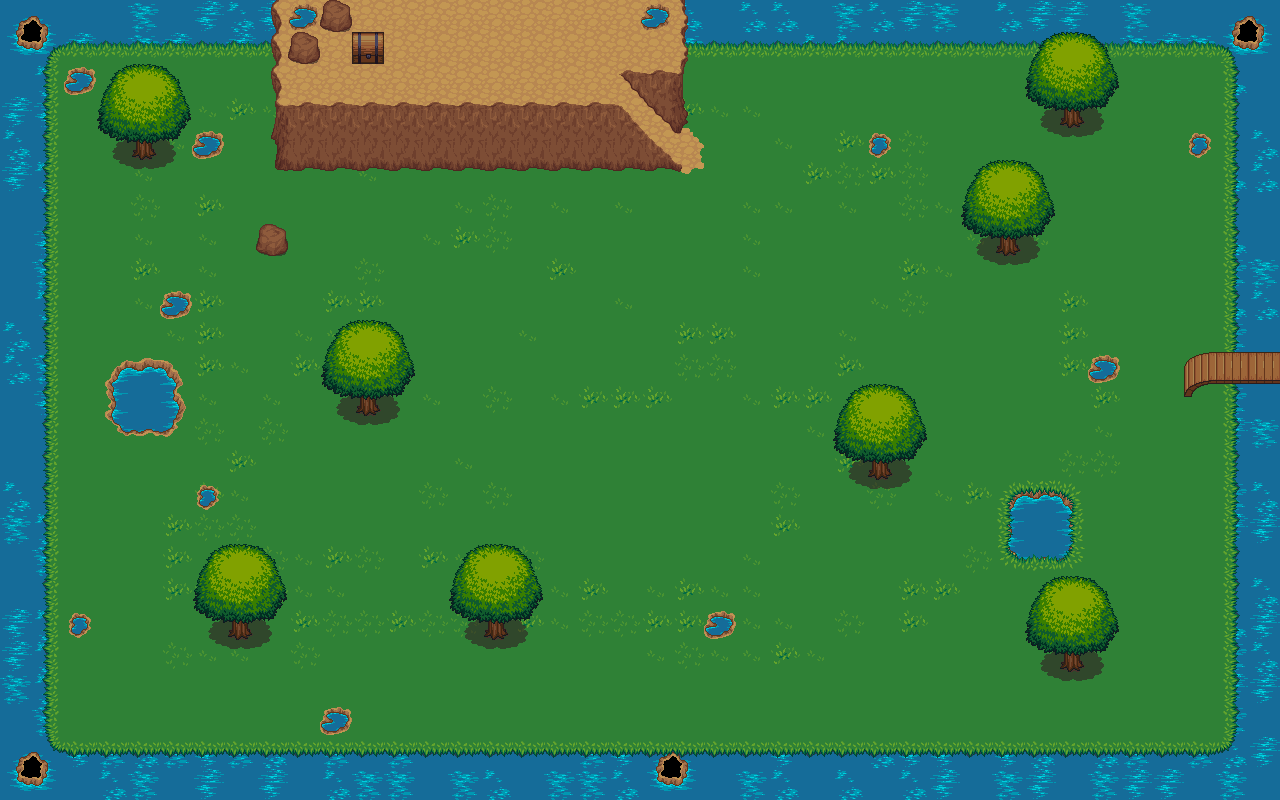

Below is a game level as drawn by its tile map, then a one-line description and the .tmx that defines it (tile-layer data replaced by summaries):
An orthogonal 40x25 tile map with 32x32 px tiles, 6 tile layers (eau, sol, background, background_2, ...), 1 hidden layer not drawn, 2 tilesets and 2 objects (changementMap, escalierGauche).

<map version="1.4" tiledversion="1.4.3" orientation="orthogonal" renderorder="right-down" compressionlevel="0" width="40" height="25" tilewidth="32" tileheight="32" infinite="0" nextlayerid="9" nextobjectid="4">
 <properties>
  <property name="nbMob" type="int" value="10" />
  <property name="niveau" type="int" value="20" />
 </properties>
 <tileset firstgid="1" source="tile_base_out_atlas.tsx" />
 <tileset firstgid="1025" source="tile_colision.tsx" />
 <layer id="1" name="eau" width="40" height="25">
  <data>[1000 cells, 1000 non-empty, 9 distinct tile ids]</data>
 </layer>
 <layer id="3" name="sol" width="40" height="25">
  <data>[1000 cells, 874 non-empty, 13 distinct tile ids]</data>
 </layer>
 <layer id="4" name="background" width="40" height="25">
  <data>[1000 cells, 165 non-empty, 51 distinct tile ids]</data>
 </layer>
 <layer id="5" name="background_2" width="40" height="25">
  <data>[1000 cells, 7 non-empty, 3 distinct tile ids]</data>
 </layer>
 <layer id="6" name="foreground" width="40" height="25">
  <data>[1000 cells, 0 non-empty, 0 distinct tile ids]</data>
 </layer>
 <layer id="7" name="foreground_2" width="40" height="25">
  <data>[1000 cells, 72 non-empty, 9 distinct tile ids]</data>
 </layer>
 <layer id="8" name="logique" width="40" height="25" visible="0">
  <data>[1000 cells, 303 non-empty, 8 distinct tile ids]</data>
 </layer>
 <objectgroup id="2" name="trigger" width="1" height="1">
  <object id="2" type="changementMap" x="1242" y="321" width="35" height="93">
   <properties>
    <property name="destiMap" value="map_desert.tmx" />
    <property name="destiX" type="int" value="45" />
    <property name="destiY" type="int" value="300" />
   </properties>
  </object>
  <object id="3" type="escalierGauche" x="604" y="64" width="74" height="111" />
 </objectgroup>
</map>
